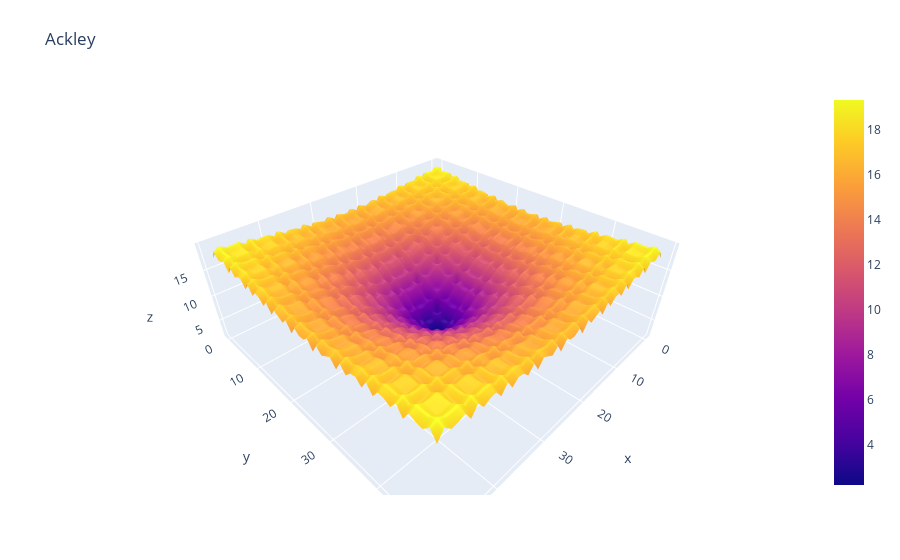

The cell this chart's notebook holds for it:
### Code cell
fig = go.Figure(data=[go.Surface(z = z_value)])
fig.update_layout(title='Ackley', autosize=True, margin=dict(l=65, r=50, b=65, t=90))
fig.show()

### Figure 1 — Plotly figure (JSON) as saved in the notebook; plotly's stock layout.template omitted (floating-point values rounded to 4 significant figures; data arrays with more than 128 entries replaced by an {"elided": "..."} marker saying what was removed)
{"data": [{"type": "surface", "z": {"elided": "50x50 float values"}}], "layout": {"autosize": true, "margin": {"b": 65, "l": 65, "r": 50, "t": 90}, "title": {"text": "Ackley"}}}
